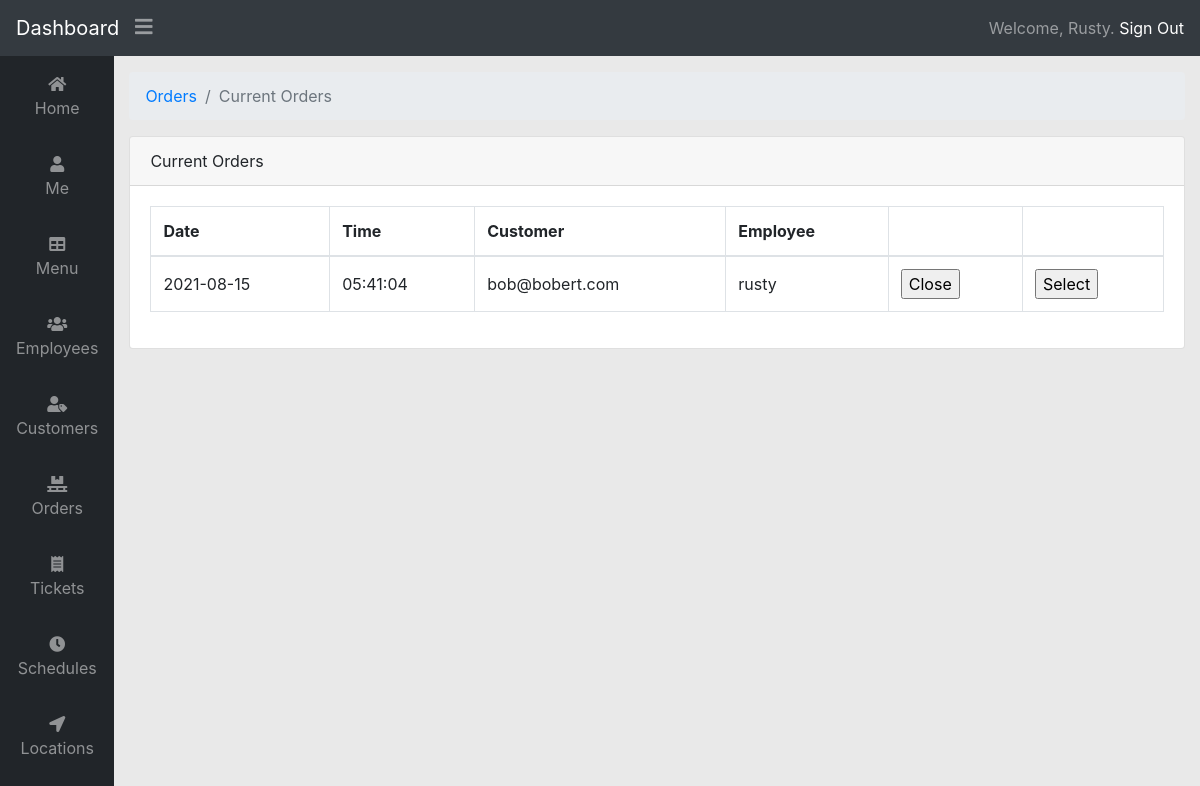
Screenshot of /closeorders.php (signed in) with the database file from the repository.
### tables this page shows
CREATE TABLE `orders` (
  `orderkey` int NOT NULL,
  `customerkey` int NOT NULL,
  `orderdate` date NOT NULL,
  `ordertime` time NOT NULL,
  `locationkey` int NOT NULL,
  `ordertype` int NOT NULL,
  `tablekey` int NOT NULL,
  `employeekey` int NOT NULL,
  `ordercomplete` int NOT NULL
);

CREATE TABLE `customer` (
  `customerkey` int NOT NULL,
  `customerfirstname` varchar(50) NOT NULL,
  `customerlastname` varchar(50) NOT NULL,
  `customerphone` varchar(10) NOT NULL,
  `customeraddress` varchar(255) NOT NULL,
  `customercity` varchar(50) NOT NULL,
  `customerstate` varchar(2) NOT NULL,
  `customerzip` varchar(5) NOT NULL,
  `customeremail` varchar(50) NOT NULL,
  `customerpassword` varchar(255) NOT NULL,
  `locationkey` int NOT NULL
);

CREATE TABLE `employee` (
  `employeekey` int NOT NULL,
  `employeeusername` varchar(50) NOT NULL,
  `employeetypekey` int NOT NULL,
  `employeefirstname` varchar(50) NOT NULL,
  `employeelastname` varchar(50) NOT NULL,
  `employeephone` varchar(10) NOT NULL,
  `employeeaddress` varchar(255) NOT NULL,
  `employeecity` varchar(50) NOT NULL,
  `employeestate` varchar(2) NOT NULL,
  `employeezip` varchar(5) NOT NULL,
  `employeeemail` varchar(50) NOT NULL,
  `employeepassword` varchar(255) NOT NULL,
  `employeepay` decimal(7,2) NOT NULL,
  `employeedefaultpassword` int NOT NULL DEFAULT '0'
);

### closeorders.php (the view, shortened to what this page needs)
<?php
	require_once 'header.php';
	if ($_SESSION['signedin'] == 1) {
?>
<ol class="breadcrumb">
	<li class="breadcrumb-item"><a href="#">Orders</a></li>
	<li class="breadcrumb-item active">Current Orders</li>
</ol>
<div class="card">
	<div class="card-header">Current Orders</div>
	<div class="card-body">
		<div class="table-responsive">
			<table class="table table-bordered" id="selectordersTable" width="100%" cellspacing="0">
				<thead>
					<tr>
						<th>Date</th>
						<th>Time</th>
						<th>Customer</th>
						<th>Employee</th>
						<th></th>
						<th></th>
					</tr>
				</thead>
				<tbody>
					<?php
					$sqlselecto = "SELECT * FROM orders
												 INNER JOIN customer ON orders.customerkey = customer.customerkey
												 INNER JOIN employee ON orders.employeekey = employee.employeekey
												 WHERE orders.ordercomplete = 0
												 ORDER BY orderkey ASC";
					$result = $db->prepare($sqlselecto);
					$result->execute();
					while ( $row = $result-> fetch() ) {
						echo '<tr><td>' . $row['orderdate'] . '</td><td> ' . $row['ordertime'] .
						'</td><td> ' . $row['customeremail'] . '</td><td> ' . $row['employeeusername'] . '</td>
						<td>
							<form name="closeorderform" method="post" action="'. $_SERVER['PHP_SELF'] . '">
								<input type="hidden" name="orderkey" value="' . $row['orderkey'] . '"/>
								<input type="submit" name="closeordersubmit" value="Close"/>
							</form>
						</td>
						<td>
							<form name="selectorderform" method="post" action="closeorderdetails.php">
								<input type="hidden" name="orderkey" value="' . $row['orderkey'] . '"/>
								<input type="submit" name="selectordersubmit" value="Select"/>
							</form>
						</td>';
					}
					echo '</tr>';
					?>
				</tbody>
			</table>
		</div>
	</div>
</div>
<?php
}
else {
	echo '<p>You are not signed in. Click <a href="signin.php">here</a> to sign in.</p>';
}
	require_once 'footer.php';
?>

### styles/main.css (style rules this page uses)
body { font-family: -apple-system, BlinkMacSystemFont, "Segoe UI", Roboto, "Helvetica Neue", Arial, "Noto Sans", sans-serif, "Apple Color Emoji", "Segoe UI Emoji", "Segoe UI Symbol", "Noto Color Emoji"; background-color: #e9e9e9; }
td { vertical-align: middle !important; }

### rows the page displays
orders: orderdate "2021-08-15", ordertime "05:41:04", customer.customeremail "bob@bobert.com", employee.employeeusername "rusty"

### other values shown
$_SESSION['employeefirstname'] "Rusty"
